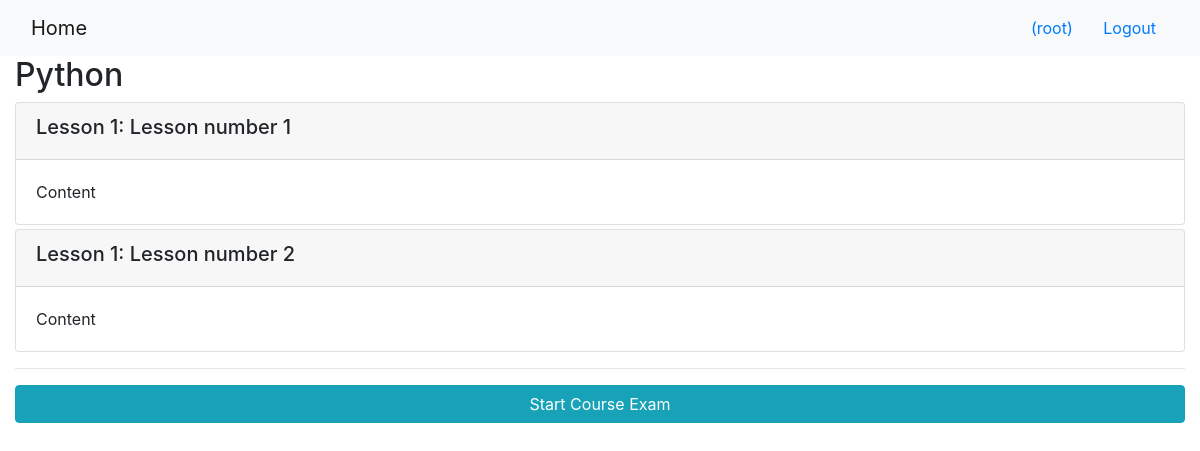
/onlinecourse/1/ (signed in), run on the app's committed database.
### onlinecourse/models.py (models this page shows, shortened)
class Course(models.Model):
    name = models.CharField(null=False, max_length=30, default='online course')
    image = models.ImageField(upload_to='course_images/')
    description = models.CharField(max_length=1000)
    pub_date = models.DateField(null=True)
    instructors = models.ManyToManyField(Instructor)
    users = models.ManyToManyField(settings.AUTH_USER_MODEL, through='Enrollment')
    total_enrollment = models.IntegerField(default=0)
    is_enrolled = False

class Lesson(models.Model):
    title = models.CharField(max_length=200, default="Lesson number X")
    order = models.IntegerField(default=0)
    course = models.ForeignKey(Course, on_delete=models.CASCADE)
    content = models.TextField()

### onlinecourse/views.py (the view)
# urls.py: path('<int:pk>/', views.CourseDetailView.as_view(), name='course_details'),
class CourseDetailView(generic.DetailView):
    model = Course
    template_name = 'onlinecourse/course_detail_bootstrap.html'

### onlinecourse/templates/onlinecourse/course_detail_bootstrap.html (shortened to what this page needs)
<!DOCTYPE html>
<html lang="en">
<head>
     {% load static %}
    <link rel="stylesheet" href="https://maxcdn.bootstrapcdn.com/bootstrap/4.5.2/css/bootstrap.min.css">
</head>
<body>
    <nav class="navbar navbar-light bg-light">
        <div class="container-fluid">
            <div class="navbar-header">
                  <a class="navbar-brand" href="{% url 'onlinecourse:index' %}">Home</a>
            </div>
            <ul class="nav navbar-nav navbar-right">
                {% if user.is_authenticated %}
                <li>
                    <a class="btn btn-link" href="#">{{ user.first_name }}({{ user.username }})</a>
                    <a class="btn btn-link" href="{% url 'onlinecourse:logout' %}">Logout</a>
                </li>
                {% endif %}
            </ul>
        </div>
    </nav>
    <div class="container-fluid">
        <h2>{{ course.name }}</h2>
        <div class="card-columns-vertical">
            {% for lesson in course.lesson_set.all %}
                <div class="card mt-1">
                    <div class="card-header"><h5>Lesson {{lesson.order|add:1}}: {{lesson.title}}</h5></div>
                    <div class="card-body">{{lesson.content}}</div>
                </div>
            {% endfor %}
        </div>
        {% if user.is_authenticated %}
            <div class="w-100">
                <hr>
                <button class="btn btn-info mt-1 btn-block" type="button" data-toggle="collapse" data-target="#exam">
                    Start {{course.title}} Course Exam
                </button>
            </div>
        {% endif %}
    </div>
</body>
</html>

### data on the page
Course: name "Python"
Lesson: order|add "1", title "Lesson number 1", content "Content"
Lesson: order|add "1", title "Lesson number 2", content "Content"

### other printed values
{{ user.username }} "root"
